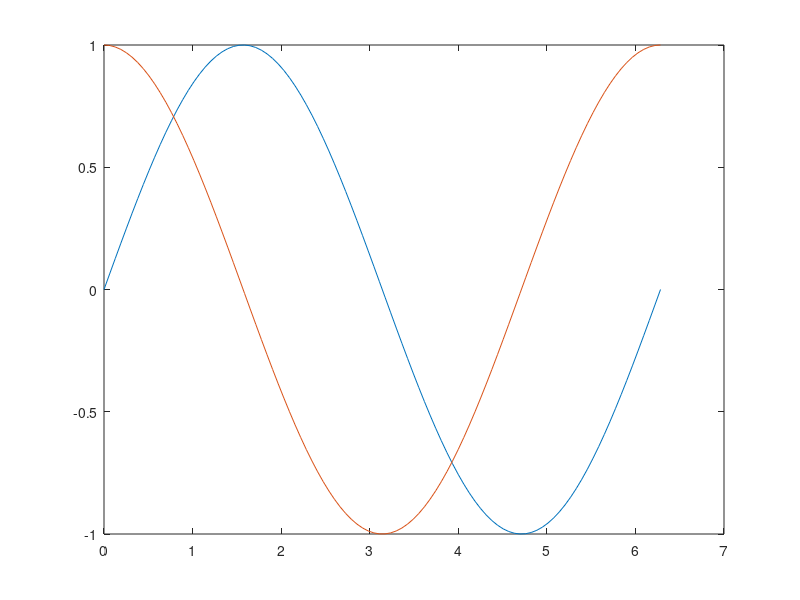

Here is the MATLAB script that generated this plot:
clear
clc

% Range
% x = 1 : 5

x = linspace(0,2*pi,100);
y1 = sin(x);
y2 = cos(x);

plot(x,y1,x,y2) % Membuat Grafik 2 Koordinat
